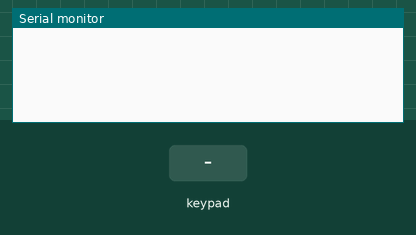
Recording of a sketch running on a simulated Arduino Uno, built with avr-gcc and run on an emulated ATmega328P. On the bench: the last lines printed to the serial monitor. The inputs (shaded band) are chosen by the test bench.

Above: at 1.2 s.
1.3 s: key '1' pressed
At 2.0 s:
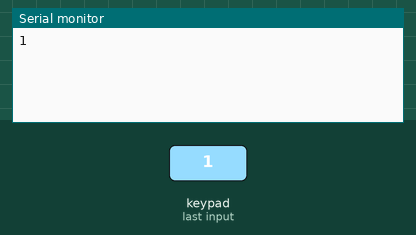
2.8 s: keypad keys 9 8 7 6 pressed 0.4 s apart
At 3.87 s:
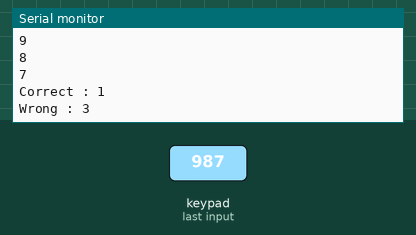
5.9 s: key 'A' pressed
At 6.4 s:
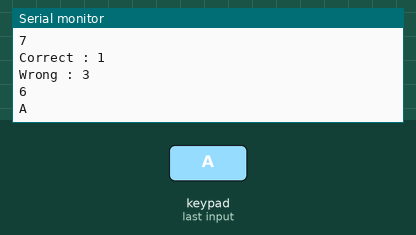
7.4 s: keypad keys 9 8 7 6 # pressed 0.4 s apart
At 10.1 s:
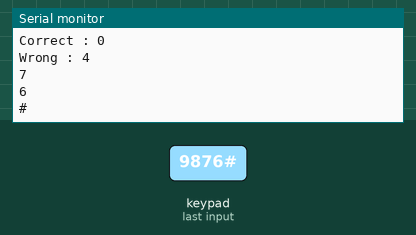
10.9 s: key 'B' pressed
At 12.1 s:
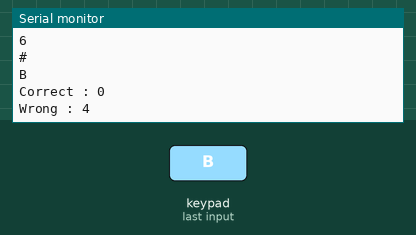
12.4 s: keypad keys 9 8 7 6 * pressed 0.4 s apart
At 14.8 s:
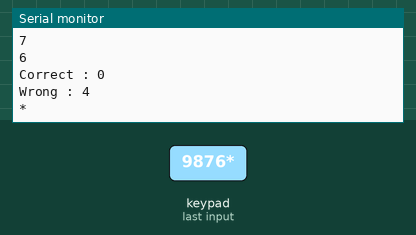
Timing chart, 0 to 16.3 s (numbered marks = the images above; inputs shaded):
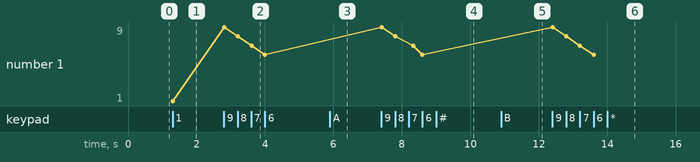

Measured:
- after the input at 1.3 s, the serial monitor: prints a new line at once (image 1)
- after the input at 2.8 s, the serial monitor: prints a new line at once (image 2)
- after the input at 5.9 s, the serial monitor: prints a new line at once (image 3)
- after the input at 7.4 s, the serial monitor: prints a new line at once (image 4)
- after the input at 10.9 s, the serial monitor: prints a new line at once (image 5)
- after the input at 12.4 s, the serial monitor: prints a new line at once (image 6)
- plotted number 1: 1 → 6 after the input at 2.8 s

The sketch:

numpad.ino
```cpp
#include <Keypad.h>
const char first = '1';
const int second = '5';
const int third = '2';
const int fourth = '1';

const int led1 = 10;
const int led2 = 12;
const int led3 = 11;
const int led4 = 13;

int correct = 0;
int wrong = 0;

boolean complete = false;


char hexaKeys[4][4] = {
  {'1', '2', '3', 'A'},
  {'4', '5', '6', 'B'},
  {'7', '8', '9', 'C'},
  {'*', '0', '#', 'D'}
};

byte rowPins[4] = {9, 8, 7, 6};
byte colPins[4] = {5, 4, 3, 2};

Keypad customKeypad = Keypad(makeKeymap(hexaKeys), rowPins, colPins, 4, 4);

void solid () {
  for (int i = 0; i < 3; i++) {
      digitalWrite(led1, HIGH);
      digitalWrite(led2, HIGH);
      digitalWrite(led3, HIGH);
      digitalWrite(led4, HIGH);
      delay(200);
      digitalWrite(led1, LOW);
      digitalWrite(led2, LOW);
      digitalWrite(led3, LOW);
      digitalWrite(led4, LOW);
      delay(200);
  }

  digitalWrite(led1, HIGH);
}

void blinkN (int n) {
  digitalWrite(led1, LOW);
  digitalWrite(led2, LOW);
  digitalWrite(led3, LOW);
  digitalWrite(led4, LOW);
  if (n == 0) {
    digitalWrite(led1, HIGH);
    digitalWrite(led2, HIGH);
    digitalWrite(led3, HIGH);
    digitalWrite(led4, HIGH);
    delay(200);
    digitalWrite(led1, LOW);
    digitalWrite(led2, LOW);
    digitalWrite(led3, LOW);
    digitalWrite(led4, LOW);
    delay(200);
  }
  else if (n == 1) {
    digitalWrite(led1, HIGH);
  } else if (n == 2) {
    digitalWrite(led1, HIGH);
    digitalWrite(led2, HIGH);

  } else if (n == 3) {
    digitalWrite(led1, HIGH);
    digitalWrite(led2, HIGH);
    digitalWrite(led3, HIGH);
  } else if (n == 4) {
    digitalWrite(led1, HIGH);
    digitalWrite(led2, HIGH);
    digitalWrite(led3, HIGH);
    digitalWrite(led4, HIGH);
  }
}

void setup(){
  Serial.begin(9600);
}

void loop(){
  char customKey = customKeypad.getKey();
  if (!complete) {
      if (customKey){
        Serial.println(customKey);

        if (correct + wrong == 4) {
          if (!complete) {
            correct = 0;
            wrong = 0;
          }

        } else {
          if (correct + wrong == 0) {
            if (customKey == first) {
              correct++;
            } else {
              wrong++;
            }
          } else if (correct + wrong == 1) {
            if (customKey == second) {
              correct++;
            } else {
              wrong++;
            }
          } else if (correct + wrong == 2) {
            if (customKey == third) {
              correct++;
            } else {
              wrong++;
            }
          } else if (correct + wrong == 3) {
            if (customKey == fourth) {
              correct++;
            } else {
              wrong++;
            }

            if (correct == 4) {
              complete = true;
              Serial.println("Completed");
            } else {
              Serial.print("Correct : ");
              Serial.println(correct);
              Serial.print("Wrong : ");
              Serial.println(wrong);
              blinkN(correct);
              correct = 0;
              wrong = 0;

            }


        }
      }
      delay(100);
    }
  } else {
    digitalWrite(led2, LOW);
    digitalWrite(led3, LOW);
    digitalWrite(led4, LOW);

    digitalWrite(led1, HIGH);
    delay(200);
    digitalWrite(led1, LOW);
    delay(200);

//    if (customKey) {
//      correct = 0;
//      wrong = 0;
//      complete = false;
//    }
  }


}
```
